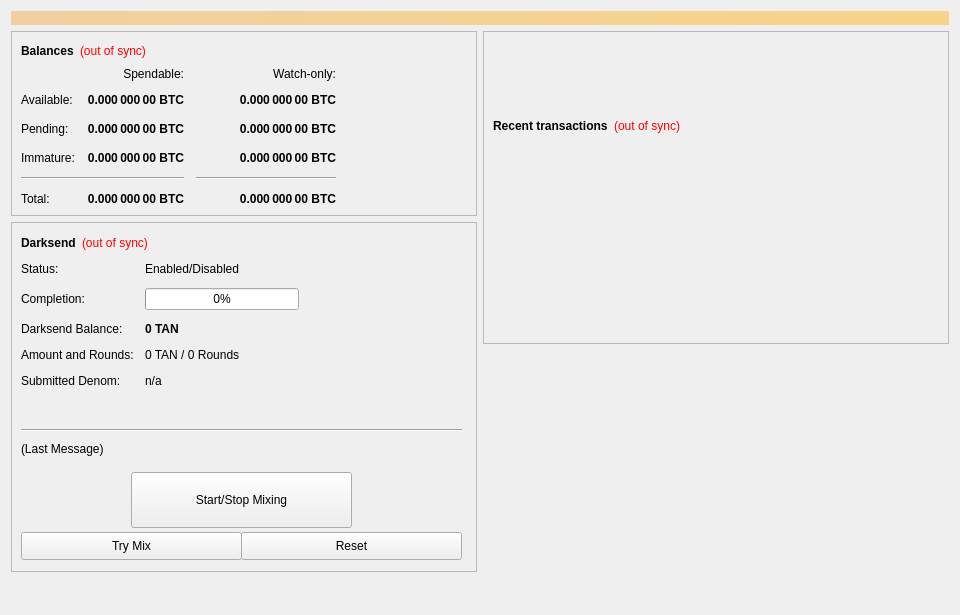
<?xml version="1.0" encoding="UTF-8"?>
<ui version="4.0">
 <class>OverviewPage</class>
 <widget class="QWidget" name="OverviewPage">
  <property name="geometry">
   <rect>
    <x>0</x>
    <y>0</y>
    <width>960</width>
    <height>615</height>
   </rect>
  </property>
  <property name="minimumSize">
   <size>
    <width>960</width>
    <height>0</height>
   </size>
  </property>
  <property name="windowTitle">
   <string>Form</string>
  </property>
  <layout class="QVBoxLayout" name="topLayout">
   <item>
    <widget class="QLabel" name="labelAlerts">
     <property name="visible">
      <bool>false</bool>
     </property>
     <property name="styleSheet">
      <string notr="true">background-color: qlineargradient(x1: 0, y1: 0, x2: 1, y2: 0, stop:0 #F0D0A0, stop:1 #F8D488); color:#000000;</string>
     </property>
     <property name="wordWrap">
      <bool>true</bool>
     </property>
     <property name="margin">
      <number>3</number>
     </property>
    </widget>
   </item>
   <item>
    <layout class="QHBoxLayout" name="horizontalLayout" stretch="1,1">
     <item>
      <layout class="QVBoxLayout" name="verticalLayout_2">
       <item>
        <widget class="QFrame" name="frame">
         <property name="frameShape">
          <enum>QFrame::StyledPanel</enum>
         </property>
         <property name="frameShadow">
          <enum>QFrame::Raised</enum>
         </property>
         <layout class="QVBoxLayout" name="verticalLayout_4">
          <item>
           <layout class="QHBoxLayout" name="horizontalLayout_4">
            <item>
             <widget class="QLabel" name="label_5">
              <property name="font">
               <font>
                <weight>75</weight>
                <bold>true</bold>
               </font>
              </property>
              <property name="text">
               <string>Balances</string>
              </property>
             </widget>
            </item>
            <item>
             <widget class="QLabel" name="labelWalletStatus">
              <property name="cursor">
               <cursorShape>WhatsThisCursor</cursorShape>
              </property>
              <property name="toolTip">
               <string>The displayed information may be out of date. Your wallet automatically synchronizes with the TAN network after a connection is established, but this process has not completed yet.</string>
              </property>
              <property name="styleSheet">
               <string notr="true">QLabel { color: red; }</string>
              </property>
              <property name="text">
               <string notr="true">(out of sync)</string>
              </property>
              <property name="alignment">
               <set>Qt::AlignLeading|Qt::AlignLeft|Qt::AlignVCenter</set>
              </property>
             </widget>
            </item>
            <item>
             <spacer name="horizontalSpacer_3">
              <property name="orientation">
               <enum>Qt::Horizontal</enum>
              </property>
              <property name="sizeHint" stdset="0">
               <size>
                <width>40</width>
                <height>20</height>
               </size>
              </property>
             </spacer>
            </item>
           </layout>
          </item>
          <item>
           <layout class="QGridLayout" name="gridLayout">
            <property name="spacing">
             <number>12</number>
            </property>
            <item row="2" column="2">
             <widget class="QLabel" name="labelWatchPending">
              <property name="font">
               <font>
                <weight>75</weight>
                <bold>true</bold>
               </font>
              </property>
              <property name="cursor">
               <cursorShape>IBeamCursor</cursorShape>
              </property>
              <property name="toolTip">
               <string>Unconfirmed transactions to watch-only addresses</string>
              </property>
              <property name="text">
               <string notr="true">0.000 000 00 BTC</string>
              </property>
              <property name="alignment">
               <set>Qt::AlignRight|Qt::AlignTrailing|Qt::AlignVCenter</set>
              </property>
              <property name="textInteractionFlags">
               <set>Qt::LinksAccessibleByMouse|Qt::TextSelectableByKeyboard|Qt::TextSelectableByMouse</set>
              </property>
             </widget>
            </item>
            <item row="2" column="1">
             <widget class="QLabel" name="labelUnconfirmed">
              <property name="font">
               <font>
                <weight>75</weight>
                <bold>true</bold>
               </font>
              </property>
              <property name="cursor">
               <cursorShape>IBeamCursor</cursorShape>
              </property>
              <property name="toolTip">
               <string>Total of transactions that have yet to be confirmed, and do not yet count toward the spendable balance</string>
              </property>
              <property name="text">
               <string notr="true">0.000 000 00 BTC</string>
              </property>
              <property name="alignment">
               <set>Qt::AlignRight|Qt::AlignTrailing|Qt::AlignVCenter</set>
              </property>
              <property name="textInteractionFlags">
               <set>Qt::LinksAccessibleByMouse|Qt::TextSelectableByKeyboard|Qt::TextSelectableByMouse</set>
              </property>
             </widget>
            </item>
            <item row="3" column="2">
             <widget class="QLabel" name="labelWatchImmature">
              <property name="font">
               <font>
                <weight>75</weight>
                <bold>true</bold>
               </font>
              </property>
              <property name="cursor">
               <cursorShape>IBeamCursor</cursorShape>
              </property>
              <property name="toolTip">
               <string>Staked or masternode rewards in watch-only addresses that has not yet matured</string>
              </property>
              <property name="text">
               <string notr="true">0.000 000 00 BTC</string>
              </property>
              <property name="alignment">
               <set>Qt::AlignRight|Qt::AlignTrailing|Qt::AlignVCenter</set>
              </property>
              <property name="textInteractionFlags">
               <set>Qt::LinksAccessibleByMouse|Qt::TextSelectableByKeyboard|Qt::TextSelectableByMouse</set>
              </property>
             </widget>
            </item>
            <item row="4" column="0" colspan="2">
             <widget class="Line" name="lineSpendableBalance">
              <property name="orientation">
               <enum>Qt::Horizontal</enum>
              </property>
             </widget>
            </item>
            <item row="4" column="2">
             <widget class="Line" name="lineWatchBalance">
              <property name="sizePolicy">
               <sizepolicy hsizetype="Preferred" vsizetype="Fixed">
                <horstretch>0</horstretch>
                <verstretch>0</verstretch>
               </sizepolicy>
              </property>
              <property name="minimumSize">
               <size>
                <width>140</width>
                <height>0</height>
               </size>
              </property>
              <property name="orientation">
               <enum>Qt::Horizontal</enum>
              </property>
             </widget>
            </item>
            <item row="5" column="0">
             <widget class="QLabel" name="labelTotalText">
              <property name="text">
               <string>Total:</string>
              </property>
             </widget>
            </item>
            <item row="3" column="1">
             <widget class="QLabel" name="labelImmature">
              <property name="font">
               <font>
                <weight>75</weight>
                <bold>true</bold>
               </font>
              </property>
              <property name="cursor">
               <cursorShape>IBeamCursor</cursorShape>
              </property>
              <property name="toolTip">
               <string>Staked or masternode rewards that has not yet matured</string>
              </property>
              <property name="text">
               <string notr="true">0.000 000 00 BTC</string>
              </property>
              <property name="alignment">
               <set>Qt::AlignRight|Qt::AlignTrailing|Qt::AlignVCenter</set>
              </property>
              <property name="textInteractionFlags">
               <set>Qt::LinksAccessibleByMouse|Qt::TextSelectableByKeyboard|Qt::TextSelectableByMouse</set>
              </property>
             </widget>
            </item>
            <item row="2" column="3">
             <spacer name="horizontalSpacer_2">
              <property name="orientation">
               <enum>Qt::Horizontal</enum>
              </property>
              <property name="sizeHint" stdset="0">
               <size>
                <width>40</width>
                <height>20</height>
               </size>
              </property>
             </spacer>
            </item>
            <item row="3" column="0">
             <widget class="QLabel" name="labelImmatureText">
              <property name="text">
               <string>Immature:</string>
              </property>
             </widget>
            </item>
            <item row="5" column="1">
             <widget class="QLabel" name="labelTotal">
              <property name="font">
               <font>
                <weight>75</weight>
                <bold>true</bold>
               </font>
              </property>
              <property name="cursor">
               <cursorShape>IBeamCursor</cursorShape>
              </property>
              <property name="toolTip">
               <string>Your current total balance</string>
              </property>
              <property name="text">
               <string notr="true">0.000 000 00 BTC</string>
              </property>
              <property name="alignment">
               <set>Qt::AlignRight|Qt::AlignTrailing|Qt::AlignVCenter</set>
              </property>
              <property name="textInteractionFlags">
               <set>Qt::LinksAccessibleByMouse|Qt::TextSelectableByKeyboard|Qt::TextSelectableByMouse</set>
              </property>
             </widget>
            </item>
            <item row="5" column="2">
             <widget class="QLabel" name="labelWatchTotal">
              <property name="font">
               <font>
                <weight>75</weight>
                <bold>true</bold>
               </font>
              </property>
              <property name="cursor">
               <cursorShape>IBeamCursor</cursorShape>
              </property>
              <property name="toolTip">
               <string>Current total balance in watch-only addresses</string>
              </property>
              <property name="text">
               <string notr="true">0.000 000 00 BTC</string>
              </property>
              <property name="alignment">
               <set>Qt::AlignRight|Qt::AlignTrailing|Qt::AlignVCenter</set>
              </property>
              <property name="textInteractionFlags">
               <set>Qt::LinksAccessibleByMouse|Qt::TextSelectableByKeyboard|Qt::TextSelectableByMouse</set>
              </property>
             </widget>
            </item>
            <item row="0" column="2">
             <widget class="QLabel" name="labelWatchonly">
              <property name="text">
               <string>Watch-only:</string>
              </property>
              <property name="alignment">
               <set>Qt::AlignRight|Qt::AlignTrailing|Qt::AlignVCenter</set>
              </property>
             </widget>
            </item>
            <item row="1" column="0">
             <widget class="QLabel" name="labelBalanceText">
              <property name="text">
               <string>Available:</string>
              </property>
             </widget>
            </item>
            <item row="1" column="1">
             <widget class="QLabel" name="labelBalance">
              <property name="font">
               <font>
                <weight>75</weight>
                <bold>true</bold>
               </font>
              </property>
              <property name="cursor">
               <cursorShape>IBeamCursor</cursorShape>
              </property>
              <property name="toolTip">
               <string>Your current spendable balance</string>
              </property>
              <property name="text">
               <string notr="true">0.000 000 00 BTC</string>
              </property>
              <property name="alignment">
               <set>Qt::AlignRight|Qt::AlignTrailing|Qt::AlignVCenter</set>
              </property>
              <property name="textInteractionFlags">
               <set>Qt::LinksAccessibleByMouse|Qt::TextSelectableByKeyboard|Qt::TextSelectableByMouse</set>
              </property>
             </widget>
            </item>
            <item row="1" column="2">
             <widget class="QLabel" name="labelWatchAvailable">
              <property name="font">
               <font>
                <weight>75</weight>
                <bold>true</bold>
               </font>
              </property>
              <property name="cursor">
               <cursorShape>IBeamCursor</cursorShape>
              </property>
              <property name="toolTip">
               <string>Your current balance in watch-only addresses</string>
              </property>
              <property name="text">
               <string notr="true">0.000 000 00 BTC</string>
              </property>
              <property name="alignment">
               <set>Qt::AlignRight|Qt::AlignTrailing|Qt::AlignVCenter</set>
              </property>
              <property name="textInteractionFlags">
               <set>Qt::LinksAccessibleByMouse|Qt::TextSelectableByKeyboard|Qt::TextSelectableByMouse</set>
              </property>
             </widget>
            </item>
            <item row="2" column="0">
             <widget class="QLabel" name="labelPendingText">
              <property name="text">
               <string>Pending:</string>
              </property>
             </widget>
            </item>
            <item row="0" column="1">
             <widget class="QLabel" name="labelSpendable">
              <property name="text">
               <string>Spendable:</string>
              </property>
              <property name="alignment">
               <set>Qt::AlignRight|Qt::AlignTrailing|Qt::AlignVCenter</set>
              </property>
             </widget>
            </item>
           </layout>
          </item>
         </layout>
        </widget>
       </item>
       <item>
        <widget class="QFrame" name="frameDarksend">
         <property name="minimumSize">
          <size>
           <width>0</width>
           <height>350</height>
          </size>
         </property>
         <property name="layoutDirection">
          <enum>Qt::LeftToRight</enum>
         </property>
         <property name="frameShape">
          <enum>QFrame::StyledPanel</enum>
         </property>
         <property name="frameShadow">
          <enum>QFrame::Raised</enum>
         </property>
         <widget class="QWidget" name="formLayoutWidget">
          <property name="geometry">
           <rect>
            <x>10</x>
            <y>40</y>
            <width>451</width>
            <height>161</height>
           </rect>
          </property>
          <layout class="QFormLayout" name="formLayout">
           <property name="fieldGrowthPolicy">
            <enum>QFormLayout::AllNonFixedFieldsGrow</enum>
           </property>
           <property name="horizontalSpacing">
            <number>11</number>
           </property>
           <property name="verticalSpacing">
            <number>12</number>
           </property>
           <item row="0" column="0">
            <widget class="QLabel" name="label_6">
             <property name="text">
              <string>Status:</string>
             </property>
            </widget>
           </item>
           <item row="1" column="0">
            <widget class="QLabel" name="label_7">
             <property name="text">
              <string>Completion:</string>
             </property>
            </widget>
           </item>
           <item row="1" column="1">
            <widget class="QProgressBar" name="DarksendProgress">
             <property name="maximumSize">
              <size>
               <width>154</width>
               <height>16777215</height>
              </size>
             </property>
             <property name="value">
              <number>0</number>
             </property>
            </widget>
           </item>
           <item row="2" column="0">
            <widget class="QLabel" name="labelAnonymizedText">
             <property name="text">
              <string>Darksend Balance:</string>
             </property>
            </widget>
           </item>
           <item row="2" column="1">
            <widget class="QLabel" name="labelAnonymized">
             <property name="font">
              <font>
               <weight>75</weight>
               <bold>true</bold>
              </font>
             </property>
             <property name="text">
              <string notr="true">0 TAN</string>
             </property>
            </widget>
           </item>
           <item row="3" column="0">
            <widget class="QLabel" name="label_8">
             <property name="text">
              <string>Amount and Rounds:</string>
             </property>
            </widget>
           </item>
           <item row="3" column="1">
            <widget class="QLabel" name="labelAmountRounds">
             <property name="text">
              <string>0 TAN / 0 Rounds</string>
             </property>
            </widget>
           </item>
           <item row="4" column="0">
            <widget class="QLabel" name="label_9">
             <property name="text">
              <string>Submitted Denom:</string>
             </property>
            </widget>
           </item>
           <item row="4" column="1">
            <widget class="QLabel" name="labelSubmittedDenom">
             <property name="toolTip">
              <string>The denominations you submitted to the Masternode.&lt;br&gt;To mix, other users must submit the exact same denominations.</string>
             </property>
             <property name="text">
              <string>n/a</string>
             </property>
            </widget>
           </item>
           <item row="0" column="1">
            <widget class="QLabel" name="DarksendEnabled">
             <property name="text">
              <string>Enabled/Disabled</string>
             </property>
            </widget>
           </item>
          </layout>
         </widget>
         <widget class="QPushButton" name="runAutoDenom">
          <property name="geometry">
           <rect>
            <x>251</x>
            <y>17</y>
            <width>1</width>
            <height>1</height>
           </rect>
          </property>
          <property name="palette">
           <palette>
            <active>
             <colorrole role="WindowText">
              <brush brushstyle="SolidPattern">
               <color alpha="255">
                <red>0</red>
                <green>0</green>
                <blue>0</blue>
               </color>
              </brush>
             </colorrole>
             <colorrole role="Button">
              <brush brushstyle="SolidPattern">
               <color alpha="255">
                <red>239</red>
                <green>238</green>
                <blue>238</blue>
               </color>
              </brush>
             </colorrole>
             <colorrole role="Light">
              <brush brushstyle="SolidPattern">
               <color alpha="255">
                <red>255</red>
                <green>255</green>
                <blue>255</blue>
               </color>
              </brush>
             </colorrole>
             <colorrole role="Midlight">
              <brush brushstyle="SolidPattern">
               <color alpha="255">
                <red>247</red>
                <green>246</green>
                <blue>246</blue>
               </color>
              </brush>
             </colorrole>
             <colorrole role="Dark">
              <brush brushstyle="SolidPattern">
               <color alpha="255">
                <red>119</red>
                <green>119</green>
                <blue>119</blue>
               </color>
              </brush>
             </colorrole>
             <colorrole role="Mid">
              <brush brushstyle="SolidPattern">
               <color alpha="255">
                <red>159</red>
                <green>159</green>
                <blue>159</blue>
               </color>
              </brush>
             </colorrole>
             <colorrole role="Text">
              <brush brushstyle="SolidPattern">
               <color alpha="255">
                <red>0</red>
                <green>0</green>
                <blue>0</blue>
               </color>
              </brush>
             </colorrole>
             <colorrole role="BrightText">
              <brush brushstyle="SolidPattern">
               <color alpha="255">
                <red>255</red>
                <green>255</green>
                <blue>255</blue>
               </color>
              </brush>
             </colorrole>
             <colorrole role="ButtonText">
              <brush brushstyle="SolidPattern">
               <color alpha="255">
                <red>0</red>
                <green>0</green>
                <blue>0</blue>
               </color>
              </brush>
             </colorrole>
             <colorrole role="Base">
              <brush brushstyle="SolidPattern">
               <color alpha="255">
                <red>255</red>
                <green>255</green>
                <blue>255</blue>
               </color>
              </brush>
             </colorrole>
             <colorrole role="Window">
              <brush brushstyle="SolidPattern">
               <color alpha="255">
                <red>239</red>
                <green>238</green>
                <blue>238</blue>
               </color>
              </brush>
             </colorrole>
             <colorrole role="Shadow">
              <brush brushstyle="SolidPattern">
               <color alpha="255">
                <red>0</red>
                <green>0</green>
                <blue>0</blue>
               </color>
              </brush>
             </colorrole>
             <colorrole role="AlternateBase">
              <brush brushstyle="SolidPattern">
               <color alpha="255">
                <red>247</red>
                <green>246</green>
                <blue>246</blue>
               </color>
              </brush>
             </colorrole>
             <colorrole role="ToolTipBase">
              <brush brushstyle="SolidPattern">
               <color alpha="255">
                <red>255</red>
                <green>255</green>
                <blue>220</blue>
               </color>
              </brush>
             </colorrole>
             <colorrole role="ToolTipText">
              <brush brushstyle="SolidPattern">
               <color alpha="255">
                <red>0</red>
                <green>0</green>
                <blue>0</blue>
               </color>
              </brush>
             </colorrole>
            </active>
            <inactive>
             <colorrole role="WindowText">
              <brush brushstyle="SolidPattern">
               <color alpha="255">
                <red>0</red>
                <green>0</green>
                <blue>0</blue>
               </color>
              </brush>
             </colorrole>
             <colorrole role="Button">
              <brush brushstyle="SolidPattern">
               <color alpha="255">
                <red>239</red>
                <green>238</green>
                <blue>238</blue>
               </color>
              </brush>
             </colorrole>
             <colorrole role="Light">
              <brush brushstyle="SolidPattern">
               <color alpha="255">
                <red>255</red>
                <green>255</green>
                <blue>255</blue>
               </color>
              </brush>
             </colorrole>
             <colorrole role="Midlight">
              <brush brushstyle="SolidPattern">
               <color alpha="255">
                <red>247</red>
                <green>246</green>
                <blue>246</blue>
               </color>
              </brush>
             </colorrole>
             <colorrole role="Dark">
              <brush brushstyle="SolidPattern">
               <color alpha="255">
                <red>119</red>
                <green>119</green>
                <blue>119</blue>
               </color>
              </brush>
             </colorrole>
             <colorrole role="Mid">
              <brush brushstyle="SolidPattern">
               <color alpha="255">
                <red>159</red>
                <green>159</green>
                <blue>159</blue>
               </color>
              </brush>
             </colorrole>
             <colorrole role="Text">
              <brush brushstyle="SolidPattern">
               <color alpha="255">
                <red>0</red>
                <green>0</green>
                <blue>0</blue>
               </color>
              </brush>
             </colorrole>
             <colorrole role="BrightText">
              <brush brushstyle="SolidPattern">
               <color alpha="255">
                <red>255</red>
                <green>255</green>
                <blue>255</blue>
               </color>
              </brush>
             </colorrole>
             <colorrole role="ButtonText">
              <brush brushstyle="SolidPattern">
               <color alpha="255">
                <red>0</red>
                <green>0</green>
                <blue>0</blue>
               </color>
              </brush>
             </colorrole>
             <colorrole role="Base">
              <brush brushstyle="SolidPattern">
               <color alpha="255">
                <red>255</red>
                <green>255</green>
                <blue>255</blue>
               </color>
              </brush>
             </colorrole>
             <colorrole role="Window">
              <brush brushstyle="SolidPattern">
               <color alpha="255">
                <red>239</red>
                <green>238</green>
                <blue>238</blue>
               </color>
              </brush>
             </colorrole>
             <colorrole role="Shadow">
              <brush brushstyle="SolidPattern">
               <color alpha="255">
                <red>0</red>
                <green>0</green>
                <blue>0</blue>
               </color>
              </brush>
             </colorrole>
             <colorrole role="AlternateBase">
              <brush brushstyle="SolidPattern">
               <color alpha="255">
                <red>247</red>
                <green>246</green>
                <blue>246</blue>
               </color>
              </brush>
             </colorrole>
             <colorrole role="ToolTipBase">
              <brush brushstyle="SolidPattern">
               <color alpha="255">
                <red>255</red>
                <green>255</green>
                <blue>220</blue>
               </color>
              </brush>
             </colorrole>
             <colorrole role="ToolTipText">
              <brush brushstyle="SolidPattern">
               <color alpha="255">
                <red>0</red>
                <green>0</green>
                <blue>0</blue>
               </color>
              </brush>
             </colorrole>
            </inactive>
            <disabled>
             <colorrole role="WindowText">
              <brush brushstyle="SolidPattern">
               <color alpha="255">
                <red>119</red>
                <green>119</green>
                <blue>119</blue>
               </color>
              </brush>
             </colorrole>
             <colorrole role="Button">
              <brush brushstyle="SolidPattern">
               <color alpha="255">
                <red>239</red>
                <green>238</green>
                <blue>238</blue>
               </color>
              </brush>
             </colorrole>
             <colorrole role="Light">
              <brush brushstyle="SolidPattern">
               <color alpha="255">
                <red>255</red>
                <green>255</green>
                <blue>255</blue>
               </color>
              </brush>
             </colorrole>
             <colorrole role="Midlight">
              <brush brushstyle="SolidPattern">
               <color alpha="255">
                <red>247</red>
                <green>246</green>
                <blue>246</blue>
               </color>
              </brush>
             </colorrole>
             <colorrole role="Dark">
              <brush brushstyle="SolidPattern">
               <color alpha="255">
                <red>119</red>
                <green>119</green>
                <blue>119</blue>
               </color>
              </brush>
             </colorrole>
             <colorrole role="Mid">
              <brush brushstyle="SolidPattern">
               <color alpha="255">
                <red>159</red>
                <green>159</green>
                <blue>159</blue>
               </color>
              </brush>
             </colorrole>
             <colorrole role="Text">
              <brush brushstyle="SolidPattern">
               <color alpha="255">
                <red>119</red>
                <green>119</green>
                <blue>119</blue>
               </color>
              </brush>
             </colorrole>
             <colorrole role="BrightText">
              <brush brushstyle="SolidPattern">
               <color alpha="255">
                <red>255</red>
                <green>255</green>
                <blue>255</blue>
               </color>
              </brush>
             </colorrole>
             <colorrole role="ButtonText">
              <brush brushstyle="SolidPattern">
               <color alpha="255">
                <red>119</red>
                <green>119</green>
                <blue>119</blue>
               </color>
              </brush>
             </colorrole>
             <colorrole role="Base">
              <brush brushstyle="SolidPattern">
               <color alpha="255">
                <red>239</red>
                <green>238</green>
                <blue>238</blue>
               </color>
              </brush>
             </colorrole>
             <colorrole role="Window">
              <brush brushstyle="SolidPattern">
               <color alpha="255">
                <red>239</red>
                <green>238</green>
                <blue>238</blue>
               </color>
              </brush>
             </colorrole>
             <colorrole role="Shadow">
              <brush brushstyle="SolidPattern">
               <color alpha="255">
                <red>0</red>
                <green>0</green>
                <blue>0</blue>
               </color>
              </brush>
             </colorrole>
             <colorrole role="AlternateBase">
              <brush brushstyle="SolidPattern">
               <color alpha="255">
                <red>239</red>
                <green>238</green>
                <blue>238</blue>
               </color>
              </brush>
             </colorrole>
             <colorrole role="ToolTipBase">
              <brush brushstyle="SolidPattern">
               <color alpha="255">
                <red>255</red>
                <green>255</green>
                <blue>220</blue>
               </color>
              </brush>
             </colorrole>
             <colorrole role="ToolTipText">
              <brush brushstyle="SolidPattern">
               <color alpha="255">
                <red>0</red>
                <green>0</green>
                <blue>0</blue>
               </color>
              </brush>
             </colorrole>
            </disabled>
           </palette>
          </property>
          <property name="focusPolicy">
           <enum>Qt::NoFocus</enum>
          </property>
          <property name="autoFillBackground">
           <bool>true</bool>
          </property>
          <property name="text">
           <string/>
          </property>
          <property name="flat">
           <bool>true</bool>
          </property>
         </widget>
         <widget class="QPushButton" name="toggleDarksend">
          <property name="geometry">
           <rect>
            <x>120</x>
            <y>250</y>
            <width>221</width>
            <height>56</height>
           </rect>
          </property>
          <property name="sizePolicy">
           <sizepolicy hsizetype="MinimumExpanding" vsizetype="Fixed">
            <horstretch>0</horstretch>
            <verstretch>0</verstretch>
           </sizepolicy>
          </property>
          <property name="text">
           <string>Start/Stop Mixing</string>
          </property>
         </widget>
         <widget class="Line" name="lineLastMessage">
          <property name="geometry">
           <rect>
            <x>10</x>
            <y>200</y>
            <width>441</width>
            <height>16</height>
           </rect>
          </property>
          <property name="orientation">
           <enum>Qt::Horizontal</enum>
          </property>
         </widget>
         <widget class="QLabel" name="DarksendStatus">
          <property name="geometry">
           <rect>
            <x>10</x>
            <y>220</y>
            <width>451</width>
            <height>61</height>
           </rect>
          </property>
          <property name="minimumSize">
           <size>
            <width>288</width>
            <height>43</height>
           </size>
          </property>
          <property name="text">
           <string>(Last Message)</string>
          </property>
          <property name="alignment">
           <set>Qt::AlignLeading|Qt::AlignLeft|Qt::AlignTop</set>
          </property>
          <property name="wordWrap">
           <bool>true</bool>
          </property>
         </widget>
         <widget class="QPushButton" name="DarksendAuto">
          <property name="geometry">
           <rect>
            <x>10</x>
            <y>310</y>
            <width>221</width>
            <height>28</height>
           </rect>
          </property>
          <property name="sizePolicy">
           <sizepolicy hsizetype="MinimumExpanding" vsizetype="Fixed">
            <horstretch>0</horstretch>
            <verstretch>0</verstretch>
           </sizepolicy>
          </property>
          <property name="toolTip">
           <string>Try to manually submit a Darksend request.</string>
          </property>
          <property name="text">
           <string>Try Mix</string>
          </property>
         </widget>
         <widget class="QPushButton" name="DarksendReset">
          <property name="geometry">
           <rect>
            <x>230</x>
            <y>310</y>
            <width>221</width>
            <height>28</height>
           </rect>
          </property>
          <property name="sizePolicy">
           <sizepolicy hsizetype="MinimumExpanding" vsizetype="Fixed">
            <horstretch>0</horstretch>
            <verstretch>0</verstretch>
           </sizepolicy>
          </property>
          <property name="toolTip">
           <string>Reset the current status of Darksend (can interrupt Darksend if it's in the process of Mixing, which can cost you money!)</string>
          </property>
          <property name="autoFillBackground">
           <bool>false</bool>
          </property>
          <property name="text">
           <string>Reset</string>
          </property>
         </widget>
         <widget class="QWidget" name="layoutWidget">
          <property name="geometry">
           <rect>
            <x>10</x>
            <y>10</y>
            <width>431</width>
            <height>22</height>
           </rect>
          </property>
          <layout class="QHBoxLayout" name="horizontalLayout_5">
           <item>
            <widget class="QLabel" name="label_2">
             <property name="font">
              <font>
               <weight>75</weight>
               <bold>true</bold>
              </font>
             </property>
             <property name="text">
              <string>Darksend</string>
             </property>
            </widget>
           </item>
           <item>
            <widget class="QLabel" name="labelDarksendSyncStatus">
             <property name="toolTip">
              <string>The displayed information may be out of date. Your wallet automatically synchronizes with the TAN network after a connection is established, but this process has not completed yet.</string>
             </property>
             <property name="styleSheet">
              <string notr="true">QLabel { color: red; }</string>
             </property>
             <property name="text">
              <string notr="true">(out of sync)</string>
             </property>
             <property name="alignment">
              <set>Qt::AlignLeading|Qt::AlignLeft|Qt::AlignVCenter</set>
             </property>
            </widget>
           </item>
           <item>
            <spacer name="horizontalSpacer_4">
             <property name="orientation">
              <enum>Qt::Horizontal</enum>
             </property>
             <property name="sizeHint" stdset="0">
              <size>
               <width>40</width>
               <height>20</height>
              </size>
             </property>
            </spacer>
           </item>
          </layout>
         </widget>
        </widget>
       </item>
       <item>
        <spacer name="verticalSpacer">
         <property name="orientation">
          <enum>Qt::Vertical</enum>
         </property>
         <property name="sizeHint" stdset="0">
          <size>
           <width>20</width>
           <height>40</height>
          </size>
         </property>
        </spacer>
       </item>
      </layout>
     </item>
     <item>
      <layout class="QVBoxLayout" name="verticalLayout_3">
       <item>
        <widget class="QFrame" name="frame_2">
         <property name="frameShape">
          <enum>QFrame::StyledPanel</enum>
         </property>
         <property name="frameShadow">
          <enum>QFrame::Raised</enum>
         </property>
         <layout class="QVBoxLayout" name="verticalLayout">
          <item>
           <spacer name="verticalSpacer_3">
            <property name="orientation">
             <enum>Qt::Vertical</enum>
            </property>
            <property name="sizeType">
             <enum>QSizePolicy::Fixed</enum>
            </property>
            <property name="sizeHint" stdset="0">
             <size>
              <width>20</width>
              <height>75</height>
             </size>
            </property>
           </spacer>
          </item>
          <item>
           <layout class="QHBoxLayout" name="horizontalLayout_2">
            <item>
             <widget class="QLabel" name="label_4">
              <property name="font">
               <font>
                <weight>75</weight>
                <bold>true</bold>
               </font>
              </property>
              <property name="text">
               <string>Recent transactions</string>
              </property>
             </widget>
            </item>
            <item>
             <widget class="QLabel" name="labelTransactionsStatus">
              <property name="cursor">
               <cursorShape>WhatsThisCursor</cursorShape>
              </property>
              <property name="toolTip">
               <string>The displayed information may be out of date. Your wallet automatically synchronizes with the TAN network after a connection is established, but this process has not completed yet.</string>
              </property>
              <property name="styleSheet">
               <string notr="true">QLabel { color: red; }</string>
              </property>
              <property name="text">
               <string notr="true">(out of sync)</string>
              </property>
              <property name="alignment">
               <set>Qt::AlignRight|Qt::AlignTrailing|Qt::AlignVCenter</set>
              </property>
             </widget>
            </item>
            <item>
             <spacer name="horizontalSpacer">
              <property name="orientation">
               <enum>Qt::Horizontal</enum>
              </property>
              <property name="sizeHint" stdset="0">
               <size>
                <width>40</width>
                <height>20</height>
               </size>
              </property>
             </spacer>
            </item>
           </layout>
          </item>
          <item>
           <widget class="QListView" name="listTransactions">
            <property name="styleSheet">
             <string notr="true">QListView { background: transparent; }</string>
            </property>
            <property name="frameShape">
             <enum>QFrame::NoFrame</enum>
            </property>
            <property name="verticalScrollBarPolicy">
             <enum>Qt::ScrollBarAlwaysOff</enum>
            </property>
            <property name="horizontalScrollBarPolicy">
             <enum>Qt::ScrollBarAlwaysOff</enum>
            </property>
            <property name="selectionMode">
             <enum>QAbstractItemView::NoSelection</enum>
            </property>
           </widget>
          </item>
         </layout>
        </widget>
       </item>
       <item>
        <spacer name="verticalSpacer_2">
         <property name="orientation">
          <enum>Qt::Vertical</enum>
         </property>
         <property name="sizeType">
          <enum>QSizePolicy::Expanding</enum>
         </property>
         <property name="sizeHint" stdset="0">
          <size>
           <width>20</width>
           <height>40</height>
          </size>
         </property>
        </spacer>
       </item>
      </layout>
     </item>
    </layout>
   </item>
  </layout>
 </widget>
 <resources/>
 <connections/>
</ui>
